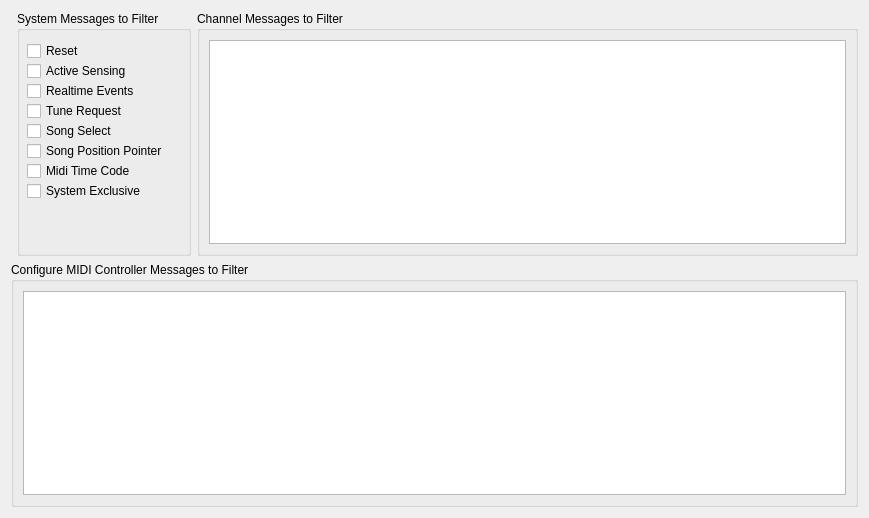
<?xml version="1.0" encoding="UTF-8"?>
<ui version="4.0">
 <class>PortFilterSettingsWidget</class>
 <widget class="QWidget" name="PortFilterSettingsWidget">
  <property name="geometry">
   <rect>
    <x>0</x>
    <y>0</y>
    <width>869</width>
    <height>518</height>
   </rect>
  </property>
  <property name="windowTitle">
   <string>Form</string>
  </property>
  <layout class="QGridLayout" name="gridLayout">
   <item row="0" column="2">
    <widget class="QGroupBox" name="m_pGrpMidiChannelMessageFilter">
     <property name="sizePolicy">
      <sizepolicy hsizetype="Preferred" vsizetype="Preferred">
       <horstretch>0</horstretch>
       <verstretch>0</verstretch>
      </sizepolicy>
     </property>
     <property name="title">
      <string>Channel Messages to Filter</string>
     </property>
     <property name="alignment">
      <set>Qt::AlignLeading|Qt::AlignLeft|Qt::AlignTop</set>
     </property>
     <layout class="QGridLayout" name="gridLayout_3">
      <item row="0" column="0">
       <widget class="QTableView" name="m_pTblMidiChannelMessageFilter"/>
      </item>
     </layout>
    </widget>
   </item>
   <item row="1" column="0" colspan="3">
    <widget class="QGroupBox" name="m_pGrpMidiControllerFilter">
     <property name="sizePolicy">
      <sizepolicy hsizetype="Preferred" vsizetype="Preferred">
       <horstretch>0</horstretch>
       <verstretch>0</verstretch>
      </sizepolicy>
     </property>
     <property name="title">
      <string>Configure MIDI Controller Messages to Filter</string>
     </property>
     <layout class="QGridLayout" name="gridLayout_2" columnstretch="0">
      <item row="0" column="0">
       <widget class="QTableView" name="m_pTblMidiControllerFilter"/>
      </item>
     </layout>
    </widget>
   </item>
   <item row="0" column="1">
    <widget class="QGroupBox" name="grprMidiSystemMessagesFilter">
     <property name="sizePolicy">
      <sizepolicy hsizetype="Preferred" vsizetype="Preferred">
       <horstretch>0</horstretch>
       <verstretch>0</verstretch>
      </sizepolicy>
     </property>
     <property name="maximumSize">
      <size>
       <width>16777215</width>
       <height>16777215</height>
      </size>
     </property>
     <property name="title">
      <string>System Messages to Filter </string>
     </property>
     <property name="alignment">
      <set>Qt::AlignLeading|Qt::AlignLeft|Qt::AlignTop</set>
     </property>
     <property name="checkable">
      <bool>false</bool>
     </property>
     <widget class="QWidget" name="verticalLayoutWidget">
      <property name="geometry">
       <rect>
        <x>10</x>
        <y>30</y>
        <width>171</width>
        <height>211</height>
       </rect>
      </property>
      <layout class="QVBoxLayout" name="verticalLayout">
       <property name="spacing">
        <number>0</number>
       </property>
       <property name="sizeConstraint">
        <enum>QLayout::SetMaximumSize</enum>
       </property>
       <item>
        <widget class="QCheckBox" name="m_pCbFilterMidiResetEvents">
         <property name="accessibleName">
          <string comment="reset"/>
         </property>
         <property name="text">
          <string>Reset</string>
         </property>
        </widget>
       </item>
       <item>
        <widget class="QCheckBox" name="m_pCbFilterMidiActiveSensingEvents">
         <property name="accessibleName">
          <string extracomment="active sensing"/>
         </property>
         <property name="text">
          <string>Active Sensing</string>
         </property>
        </widget>
       </item>
       <item>
        <widget class="QCheckBox" name="m_pCbFilterMidiRealtimeEvents">
         <property name="accessibleName">
          <string comment="realtime events"/>
         </property>
         <property name="text">
          <string>Realtime Events</string>
         </property>
        </widget>
       </item>
       <item>
        <widget class="QCheckBox" name="m_pCbFilterMidiTuneRequestEvents">
         <property name="accessibleName">
          <string comment="tune request"/>
         </property>
         <property name="text">
          <string>Tune Request</string>
         </property>
        </widget>
       </item>
       <item>
        <widget class="QCheckBox" name="m_pCbFilterMidiSongSelectEvents">
         <property name="accessibleName">
          <string comment="song select"/>
         </property>
         <property name="text">
          <string>Song Select</string>
         </property>
        </widget>
       </item>
       <item>
        <widget class="QCheckBox" name="m_pCbFilterMidiSongPositionPointer">
         <property name="accessibleName">
          <string comment="song position pointer"/>
         </property>
         <property name="text">
          <string>Song Position Pointer</string>
         </property>
        </widget>
       </item>
       <item>
        <widget class="QCheckBox" name="m_pCbFilterMidiTimeCodeEvents">
         <property name="accessibleName">
          <string comment="midi time code"/>
         </property>
         <property name="text">
          <string>Midi Time Code</string>
         </property>
        </widget>
       </item>
       <item>
        <widget class="QCheckBox" name="m_pCbFilterMidiSysexEvents">
         <property name="accessibleName">
          <string comment="system exclusive"/>
         </property>
         <property name="text">
          <string>System Exclusive</string>
         </property>
        </widget>
       </item>
      </layout>
     </widget>
    </widget>
   </item>
  </layout>
 </widget>
 <resources/>
 <connections/>
</ui>
